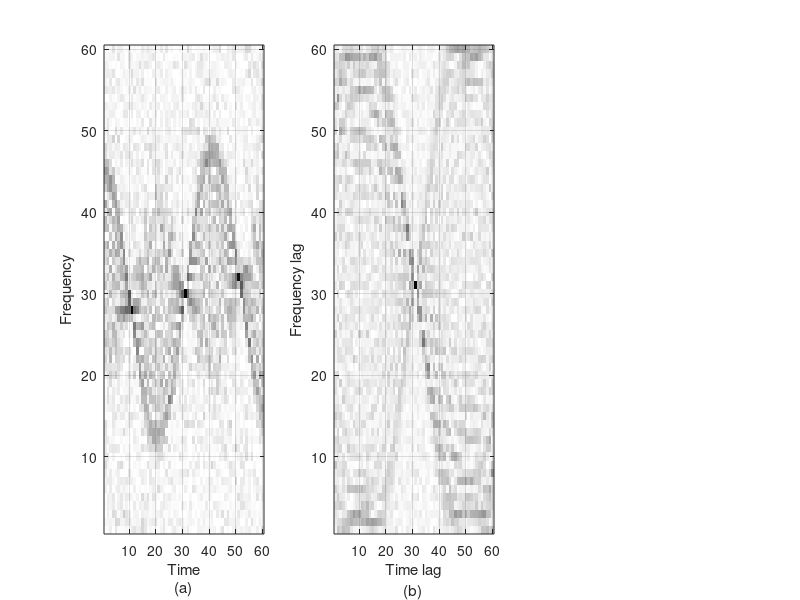

Write MATLAB code to recreate this figure. (Note: this script raises an error after producing the figure.)
function figure1

clear;
clc;
close all;

load WDstandard_knjiga_mono.mat

mask2 = zeros(size(WD));

mask2(25:35,25:35)=1;  

figure(1),
FigHandle = figure(1);
set(FigHandle, 'Position', [100, 100, 800, 200]);
subplot(1,3,1),
imagesc(flipud(abs(WD'))); colormap(1-gray),
set(gca,'YDir','normal'); grid on
xlabel({'Time','(a)'}); ylabel('Frequency')
subplot(1,3,2)
Amb=fftshift(ifft2(WD));
imagesc(abs(Amb)); colormap(1-gray),
% title('amb func')
set(gca,'YDir','normal'); grid on
xlabel({'Time lag','(b)'}); ylabel('Frequency lag')

[m n] = size(mask2);
mask_vec = reshape(mask2,m*n,1);
mask_pos = find(mask_vec ==1);

load fftmat2_60.mat
N=60;

ifftmat = conj(fftmat)/N/N;
clear fftmat
ifftmat_sparse = ifftmat(mask_pos,:);

tf2c = Amb;
tf2c_sparse = tf2c(mask_pos);

save cs_array_mono tf2c_sparse ifftmat_sparse

load cs_array_mono

n = size(ifftmat_sparse,2);
p = size(ifftmat_sparse,1);

ns = floor(sqrt(n));

% Regularization parameter.

lambda=0.00001;


% Matrix and observation.

A = ifftmat_sparse;
y = tf2c_sparse;


% List of benchmarked algorithms.

methods = {'fb', 'fista', 'nesterov'};


% operator callbacks

F = @(x)lambda*norm(x,1);
G = @(x)1/2*norm(y-A*x)^2;


% Proximal operator of F. 

ProxF = @(x,tau)perform_soft_thresholding(x,lambda*tau);


% Gradient operator of G.
GradG = @(x)A'*(A*x-y);


% Lipschitz constant.

L = norm(A)^2;

% Bench the algorithm

options.niter = 5000;
E = [];
for i=1:1 %length(methods)
    options.method = methods{i};
    [x,e] = perform_fb(zeros(n,1), ProxF, GradG, L, options);
    E(:,i) = e(:);
%     figure(i+10)
subplot(1,3,3)
   imagesc(0:ns-1, [0:ns/2-1]/ns,flipud((abs(reshape(x,ns,ns)')))), colormap(1-gray),
    set(gca,'YDir','normal'); grid on
    xlabel({'Time','(c)'}); ylabel('Frequency')    
end

end

function y = perform_soft_thresholding(x, tau)

% perform_soft_thresholding - soft thresholding
%
%   y = perform_soft_thresholding(x, tau);
%
%   y = prox_{tau*|.|_1}(x) = max(0,1-tau/|x|)*x
%
%   Proximal operator for the scalar L1 norm.
%
%   Copyright (c) 2010 Gabriel Peyre

y = max(0,1-tau./max(abs(x),1e-10)).*x;
end

function [x,R] = perform_fb(x, ProxF, GradG, L, options)

% perform_admm - preconditionned ADMM method
%
%    [x,R] = perform_fb(x, ProxF, GradG, L, options);
%
%   Solves min_x g(x) + f(x)
%   where g is a smooth convex proper function and f is a
%   convex proper function with an easy to compute proximal operator.
%
%   Use several first order-scheme depending on options.method:
%       options.method = 'fb' : classical Foward-backward
%       options.method = 'fista' : FISTA method of Beck and Teboule
%       options.method = 'nesterov' : Nesterov scheme.
%
%   INPUTS:
%   ProxF(y,sigma) computes Prox_{sigma*F}(x)
%   GradG(x) computes \nabla f(x)
%   L is the lipschitz constant of the gradient, if g is C^2:
%       L = max_x norm( Hg(x) ) 
%       where Hg(x) is the hessian of g at x. 
%       For instance, if g(x)=1/2*|A*x-y|^2 then tau = norm(A)^2.
%   options.niter is the number of iterations.
%   options.verb is for the diaplay of iterations.
%   options.report(x) is a function to fill in R.
%
%   OUTPUTS:
%   x is the final solution.
%   R(i) = options.report(x) at iteration i.
%
%   Copyright (c) 2010 Gabriel Peyre

options.null = 0;
method = getoptions(options, 'method', 'fb');
report = getoptions(options, 'report', @(x)0);
niter = getoptions(options, 'niter', 100);
verb = getoptions(options, 'verb', 1);
fbdamping = getoptions(options, 'fbdamping', 1.8);

clear R;
t = 1;  % fista & nesterov
tt = 2/L; gg = 0; A = 0; % nesterov
y = x;
x0 = x;
for i=1:niter 
  	R(i) = report(x);
    if verb
%         progressbar(i,niter);
    end
    switch method
        case 'fb'
            x = ProxF( x-fbdamping/L*GradG(x), fbdamping/L );
        case 'fista'
            xnew = ProxF( y - 1/L*GradG(y), 1/L );
            tnew = (1+sqrt(1+4*t^2))/2;
            y = xnew + (t-1)/(tnew)*(xnew-x);
            x = xnew; t = tnew;
        case 'nesterov'
            a = (tt + sqrt(tt^2 + 4*tt*A))/2;
            v = ProxF( x0-gg, A );
            z = (A*x+a*v)/(A+a);
            x = ProxF( z - 1/L*GradG(z) , 1/L  );
            gg = gg +  a * GradG(x); % P'*(P*x-y);
            A = A + a;
        otherwise
            error('Unknown method');
            
    end      
end

end

function v = getoptions(options, name, v, mendatory)

% getoptions - retrieve options parameter
%
%   v = getoptions(options, 'entry', v0, mendatory);
% is equivalent to the code:
%   if isfield(options, 'entry')
%       v = options.entry;
%   else
%       v = v0;
%   end
%
%   Copyright (c) 2007 Gabriel Peyre

if nargin<3
    error('Not enough arguments.');
end
if nargin<4
    mendatory = 0;
end

if isfield(options, name)
    v = eval(['options.' name ';']);
elseif mendatory
    error(['You have to provide options.' name '.']);
end 
end



